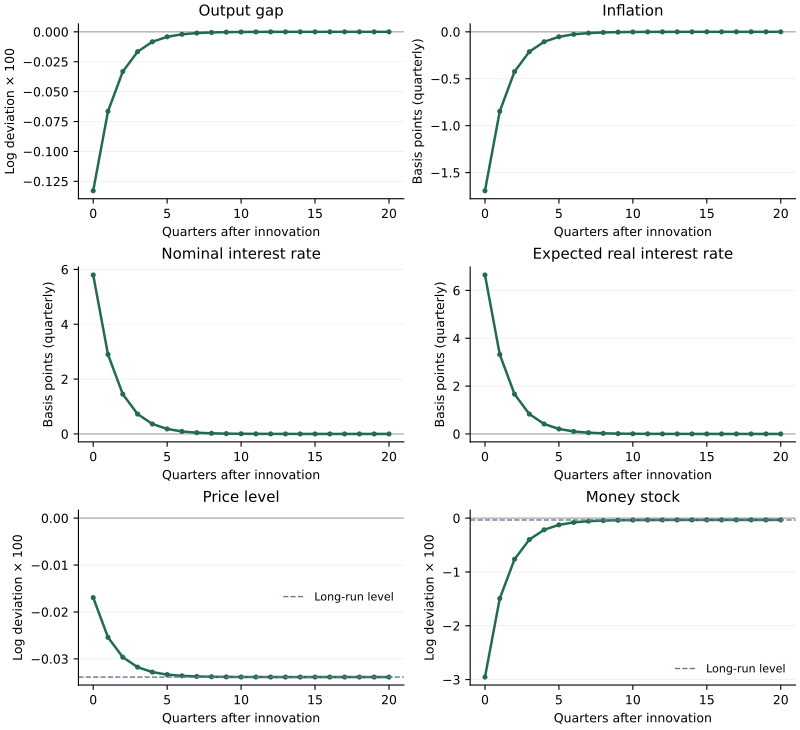

Recreate this plot in Python.
"""Original New Keynesian policy experiment: illustrative parameters, no data.

Run with the repository's uv-managed environment:
    .venv/bin/python macro/images/nk_impulse_responses.py
Checks use the unreduced IS, Phillips, rule, and money equations.
"""
from pathlib import Path
import os
import tempfile
os.environ.setdefault('MPLCONFIGDIR', str(Path(tempfile.gettempdir()) / 'notes-economics-mpl'))
import numpy as np
import matplotlib
matplotlib.use('Agg')
import matplotlib.pyplot as plt


def solve_policy(beta=.99, sigma=1., phi=1., alpha=1/3, epsilon=6., theta=.75,
                 phi_pi=1.5, phi_x=.125, rho=.5, nu_m=2.):
    lam = (1-theta)*(1-beta*theta)/theta
    omega = (1-alpha)/(1-alpha+epsilon*alpha)
    gamma = sigma+(phi+alpha)/(1-alpha)
    kappa = lam*omega*gamma
    den = (sigma*(1-rho)+phi_x)*(1-beta*rho)+kappa*(phi_pi-rho)
    ax = -(1-beta*rho)/den
    bp = -kappa/den
    jr = phi_pi*bp+phi_x*ax+1
    rr = jr-rho*bp
    D = sigma+phi_x+kappa*phi_pi
    A = np.array([[sigma, 1-beta*phi_pi],
                  [kappa*sigma, kappa+beta*(sigma+phi_x)]])/D
    v = np.array([ax,bp])
    b = np.array([1,kappa])/D
    np.testing.assert_allclose(v, rho*A@v-b, rtol=1e-11)
    np.testing.assert_allclose(bp, beta*rho*bp+kappa*ax)
    np.testing.assert_allclose(ax, rho*ax-(jr-rho*bp)/sigma)
    assert np.max(np.abs(np.linalg.eigvals(A))) < 1
    return dict(kappa=kappa, ax=ax, bp=bp, jr=jr, rr=rr,
                eta=1/(nu_m*(1/beta-1)), alpha_m=sigma/nu_m,
                A=A, den=den)


def paths(rho=.5, e=.001, horizon=20):
    p = solve_policy(rho=rho)
    t = np.arange(horizon+1)
    nu = e*rho**t
    x, pi = p['ax']*nu, p['bp']*nu
    j, r = p['jr']*nu, p['rr']*nu
    price = np.cumsum(pi)
    money = price+p['alpha_m']*x-p['eta']*j
    # Evaluate the primitive local equations, including t=0 and the last date.
    np.testing.assert_allclose(pi, .99*rho*pi+p['kappa']*x, atol=1e-15)
    np.testing.assert_allclose(x, rho*x-(j-rho*pi), atol=1e-15)
    np.testing.assert_allclose(j, 1.5*pi+.125*x+nu, atol=1e-15)
    np.testing.assert_allclose(r, j-rho*pi, atol=1e-15)
    np.testing.assert_allclose(np.diff(np.r_[0., price]), pi, atol=1e-15)
    np.testing.assert_allclose(money-price, p['alpha_m']*x-p['eta']*j, atol=1e-15)
    np.testing.assert_allclose(price, p['bp']*e*(1-rho**(t+1))/(1-rho), atol=1e-15)
    return t, (x,pi,j,r,price,money), p


def main():
    t, series, p = paths()
    plt.rcParams.update({'font.family':'DejaVu Sans','font.size':9,
                         'pdf.fonttype':42,'ps.fonttype':42,
                         'axes.spines.top':False,'axes.spines.right':False})
    fig, axes = plt.subplots(3,2,figsize=(8,7.3),layout='constrained')
    names = ['Output gap','Inflation','Nominal interest rate',
             'Expected real interest rate','Price level','Money stock']
    for k,(ax,y,name) in enumerate(zip(axes.flat,series,names)):
        rate = k in (1,2,3)
        scale = 10000 if rate else 100
        ax.axhline(0,color='#a3a3a3',lw=.8)
        ax.plot(t,scale*y,color='#236a53',lw=1.8,marker='o',ms=2.7)
        if k in (4,5):
            ax.axhline(100*p['bp']*.001/(1-.5),color='#637a91',lw=1,ls='--',label='Long-run level')
            ax.legend(frameon=False,fontsize=8,loc='best')
        ax.set(title=name,xlabel='Quarters after innovation',
               ylabel='Basis points (quarterly)' if rate else 'Log deviation × 100')
        ax.set_xticks([0,5,10,15,20])
        ax.grid(axis='y',color='#eeeeee',lw=.6)
    out=Path(__file__).with_suffix('.pdf')
    fig.savefig(out,metadata={'CreationDate':None,'ModDate':None,
                             'Title':'New Keynesian policy-rule impulse responses'})
    print('Verified local equilibrium; kappa=',p['kappa'],'D_nu=',p['den'])
    print('Impact [x, pi, j, r, price, money]:',[float(y[0]) for y in series])
    print(out)


if __name__=='__main__':
    main()
